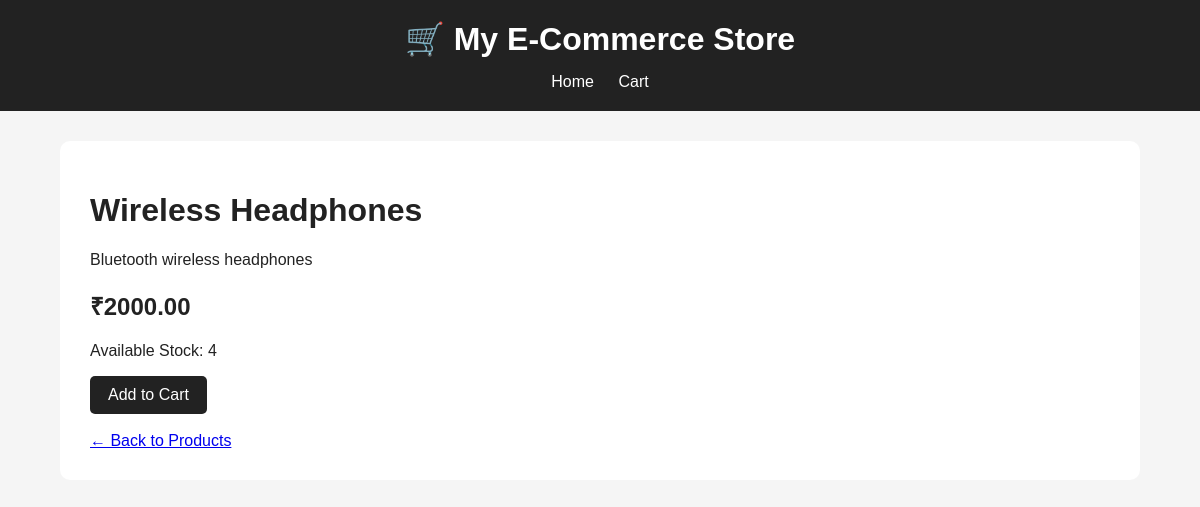
/product/1/, run on the app's committed database.
### store/models.py (models this page shows, shortened)
class Product(models.Model):
    name = models.CharField(max_length=200)
    description = models.TextField()
    price = models.DecimalField(
        max_digits=10,
        decimal_places=2
    )
    image = models.URLField(blank=True)
    stock = models.PositiveIntegerField(default=0)
    created_at = models.DateTimeField(auto_now_add=True)

### store/views.py (the view)
def product_detail(request, product_id):
    product = Product.objects.get(id=product_id)
    return render(
        request,
        'store/product_detail.html',
        {'product': product}
    )

### store/templates/store/product_detail.html (shortened to what this page needs)
{% load static %}
<!DOCTYPE html>
<html>
<head>
    <link rel="stylesheet"
          href="{% static 'store/style.css' %}">
</head>
<body>
<header>
    <h1>🛒 My E-Commerce Store</h1>
    <nav>
        <a href="/">Home</a>
        <a href="{% url 'cart' %}">Cart</a>
    </nav>
</header>
<div class="container">
    <div class="product-detail">
        <h1>{{ product.name }}</h1>
        <p>{{ product.description }}</p>
        <h2>₹{{ product.price }}</h2>
        <p>
            Available Stock: {{ product.stock }}
        </p>
        {% if product.stock > 0 %}
            <a
                href="{% url 'add_to_cart' product.id %}"
                class="button"
                onclick="return addToCartConfirm();">
                Add to Cart
            </a>
        {% else %}
            <p>Out of Stock</p>
        {% endif %}
        <br><br>
        <a href="/">
            ← Back to Products
        </a>
    </div>
</div>
</body>
</html>

### store/static/style.css (style rules this page uses)
body { font-family: Arial, sans-serif; margin: 0; background-color: #f5f5f5; color: #222; }
header { background-color: #222; color: white; padding: 20px; text-align: center; }
header h1 { margin: 0 0 15px; }
nav a { color: white; text-decoration: none; margin: 0 10px; }
.container { width: 90%; max-width: 1100px; margin: 30px auto; }
.button { display: inline-block; background-color: #222; color: white; padding: 10px 18px; text-decoration: none; border-radius: 5px; }
.product-detail { background-color: white; padding: 30px; border-radius: 10px; }

### data on the page
Product: name "Wireless Headphones", description "Bluetooth wireless headphones", price "2000.00", stock "4"
